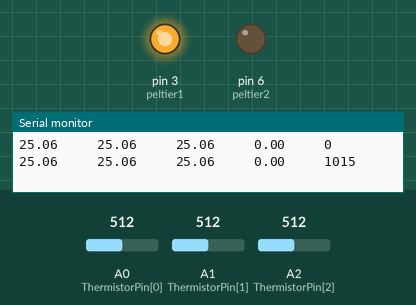
Simulated run of this sketch. Board: Arduino Mega 2560, built with avr-gcc and run on an emulated ATmega2560. Parts: output pins drawn as LEDs (lit = HIGH), the last lines printed to the serial monitor. Inputs (shaded band) come from the test bench; at power-on: A0 (ThermistorPin[0]) = 512, A1 (ThermistorPin[1]) = 512, A2 (ThermistorPin[2]) = 512.

Above: at 1.2 s.
1.3 s: A0 (ThermistorPin[0]) set to 62
3.2 s: A0 (ThermistorPin[0]) set to 56
4.7 s: A1 (ThermistorPin[1]) set to 588
6.2 s: A1 (ThermistorPin[1]) set to 608
At 7.0 s:
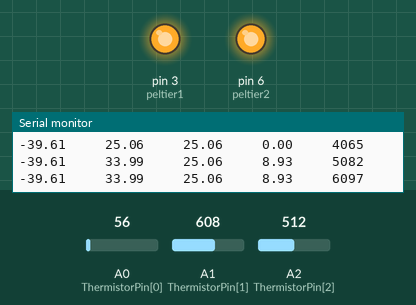
7.7 s: A2 (ThermistorPin[2]) set to 753
9.2 s: A2 (ThermistorPin[2]) set to 772
At 9.9 s:
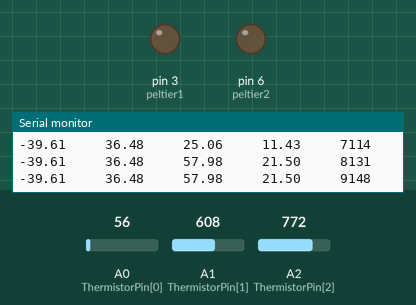
Timing chart, 0 to 11.7 s (numbered marks = the images above; inputs shaded):
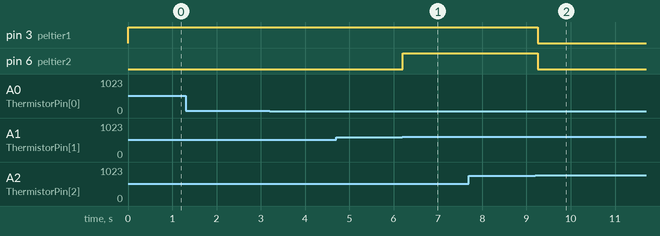

Measured:
- the behaviour switches between 596 and 597 on A1 (ThermistorPin[1]) (found by bisection; images 0 and 1)
- the behaviour switches between 764 and 765 on A2 (ThermistorPin[2]) (found by bisection; images 1 and 2)
- after the input at 6.2 s, pin 6 (peltier2): LOW → HIGH at once
- after the input at 9.2 s, pin 3 (peltier1), pin 6 (peltier2): HIGH → LOW after 0.05 s

The sketch:

ramp.ino
```cpp
/*
 Lawrence Berkeley National Lab 2017
 Adrien Stejer

 This code was written to control two Peltier devices (thermo-electric coolers, TECs) by using two N-channel
 MOSFETs connected to two external power supplies, Arduino PWM outputs, and two peltier elements. Peltier1 was
 mounted in between two aluminum pieces which was then fit into a plastic piece made specifically for the project,
 peltier2 was placed between the CPU cooler and one of the aluminum plates. On each side of the aluminum pieces
 an NTC Thermistor(Negative Temperature Coefficient) was mounted and placed in a voltage divider mounted on a
 ProtoShield on the Arduino Mega 2560, another NTC was also placed on the CPU cooler on the hot side of Peltier2.
 These are read out by three analog ports on the arduino, converted to voltage,and then using the voltage divider
 equation the resistance and then current temperature (based on the beta coefficient of the NTC) is found.
 After the current temperature is found, the PID controller function computes the output to the gate of the MOSFET
 through the PWM port based on how far the current temperature is from the setpoint and the PID coefficients.
 And this cycle continues, Arduino gets temperature, that information is put into the PID function, it computes
 the new PWM output based on how far the temperature is from the setpoint and the PID coefficients, the MOSFET then
 changes the power to the Peltier which should change the temperature, and then the cycle starts over again.

 The only thing that should be changed about this code is the PID coefficients, which depend on the system at hand, I
 personally used the Ziegler-Nichols Method to determine the coefficients but there are other ways to determine the
 coeffiecients including just blind guessing. From reading online it seems that for temperature control, as a general guideline
 the proportional coefficient(kp) should be high on the order of 100 and the integral and differential coefficients
 should be small on the order of 10 or 1.

 Apart from that the pin locations can be changed as you please but if you decide to add more NTCs or peltiers remember
 that they need to have sequential or different numbering. But for the most part you can copy and paste the code and just
 change the numbers and this should work for any numbe of peltiers and NTCs.

 Enjoy!

 */
#include <PID_v1.h>       // This includes the PID Library which is necessary to control the power driving the peltier based on how far away the current temperature is from the setpoint

int peltier1 = 3, peltier2 = 6;     // declares the peltier pin addresses for the pwm mosfet control
double Output1,Output2;                     // declares the output parameter necessary for the PID function, in this case it's an integer from 0 to 255
double Celsius1;                    // declares the input for the PID algorithm and what we are trying to control
double Setpoint1;                   // declares the setpoint for each of the PID functions, 1 for the cold side and 2 for the shared side of the peltiers
unsigned long time;

//below are variables for NTC temp sensor
int ThermistorPin[3] = {A0,A1,A2};       // declares the analog pin addresses for the thermistors
float V1;                                                        // declares the voltages that will be computed from the analog output in the voltage dividers
float Vin = 5;                                                           // voltage applied to the voltage divider, used in analog conversion
float R0 = 10000.;                                                       // the other resistor value in the voltage divider, also the R value of the NTC at 25C
float logR1, R1;                       // declares variables for the current temperature calculation
float T[3];
float c1 = 298.15, b=3070.;                                              // c1 is 25C in Kelvin and b is the Beta value of the thermistor, we had to calibrate this as it was not the nominal value
float dT,x;
int counter=9;                                                           // counter used to slow down the serial window when it prints out the temperature

/*
 * @param Celsius -- the variable to control
 * @param Output -- the value of the pwm to be calculated by the PID.compute() method
 * @param Setpoint -- the value of Celsius that the algorithm tries to attain.
 * @param kp -- (tentative: 100) maybe 150
 * @param ki -- (tentative: 10) maybe 12.5
 * @param kd -- (tentative: 1) maybe 3.125
 * @param Direction -- (tentative REVERSE)
 */

PID tempController(&Celsius1, &Output1, &Setpoint1, 100, 3, .75, REVERSE);     // creates a PID controller linked to the peltier1 element, description of arguements/parameters given above

void setup() {
  Serial.begin(9600);                       // sets the baud for serial data transmission, make sure this matches with baud in serial monitor/plotter or you won't see the data printing out
  pinMode(peltier1, OUTPUT);                // configures pin going to MOSFET driving peltier 1 as an output of pwm
  pinMode(peltier2, OUTPUT);                // same as above for peltier two
  Celsius1 = T[0];                            // sets the first and second thermistor temps as the inputs for the PID controllers
  Setpoint1 = -40;                          // desired temperature(in C) for cold side of peltier1, ideally, -30 or -40
  tempController.SetSampleTime(1000);
  tempController.SetOutputLimits(0, 255);  // ensures the output is from 0 to 255 otherwise pwm won't work
  tempController.SetMode(AUTOMATIC);       // specifies that the PID should be ON
}

void loop() {
  time = millis();
  counter +=1;                  // adds one to counter used to slow down the serial window when it prints out the temperature

  /*Begin temperature monitoring */

  /*NTC Temp sensor */
  for (int i=0; i<3; i++){
    V1=(5/1023.0)*analogRead(ThermistorPin[i]);         // converts analog readout to voltage
    R1 = R0 * (Vin/V1 - 1.0);                         // voltage divider equation to find current resistance of thermistor
    logR1 = log(R1/R0);
    T[i] = (1.0 / (1/c1 + ((1/b)*logR1)))-273.15;       // beta equation gives the current temperature, could also use steinhart-hart eqn for more accuracy
  }

  dT=abs(T[2]-T[1]);
  x=((1./15.)*dT)-(2./3.);
  Output2=(Output1*x);

  if (counter == 10){           // ensures that the serial window prints every second rather than constantly
   for (int i=0; i<3; i++){
     Serial.print(T[i]);
     Serial.print("     ");
   }
   Serial.print(dT);
   Serial.print("     ");
   Serial.print(time);
   Serial.println();
   counter=0;                  // sets counter back to 0 so it can print again after another second
  }

  Celsius1 = T[0];
  boolean s = tempController.Compute();             // recomputes(at frequency specified by SetSampleTime) the output value going to the MOSFET through the pwm, it technically gives a boolean value (did it recompute output or not) but after it recomputes, the PID output changes
  analogWrite(peltier1, Output1);                   // the new output has been calculated and this send the new value to the analog port

  if(T[2]>60){
    analogWrite(peltier1, 0);
    analogWrite(peltier2, 0);
  }
  else if(x<0){
    analogWrite(peltier2,0);
  }
  else if(0<x<1){
    analogWrite(peltier2,Output2);
  }
  else{
    analogWrite(peltier2, Output1);
  }

  delay(100);

}
```
